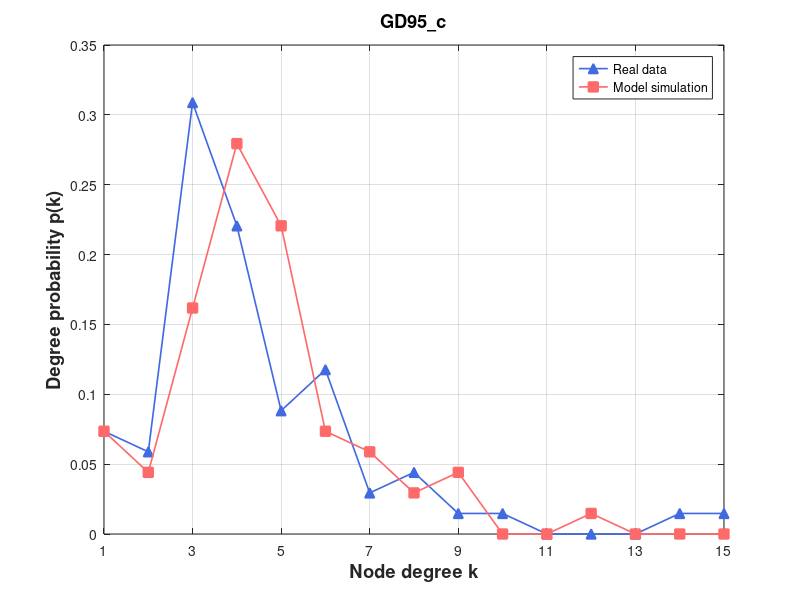

This figure's MATLAB source:
% Create some data
% 定义度数直方图

degree_hist1 = [0, 5, 4, 21, 15, 6, 8, 2, 3, 1, 1, 0, 0, 0, 1, 1];
degree_hist2 = [0, 5, 3, 11, 19, 15, 5, 4, 2, 3, 0, 0, 1, 0, 0, 0];

% 将度数直方图转换为浮点型数组

degree_hist1 = double(degree_hist1);
degree_hist2 = double(degree_hist2);

degree1 = degree_hist1(2:end);
degree2 = degree_hist2(2:end);
% 计算度数概率
degree_prob1 = degree1 / sum(degree1);
degree_prob2 = degree2 / sum(degree2);

figure

set(gca, 'FontSize', 12);

  
plot(1:length(degree_prob1), degree_prob1, '^-','Color',[65/256,105/256,225/256],'LineWidth',1.2,'Markersize',7,'MarkerFaceColor',[65/256,105/256,225/256])

hold on
%plot(eb, predictionData,'ro-','LineWidth',1.2,'Markersize',7,'MarkerFaceColor','r')
%plot(eb, predictionData, 's-','Color',[171/256,130/256,255/256],'LineWidth',1.2,'Markersize',7,'MarkerFaceColor',[171/256,130/256,255/256]) 
%plot(eb, epsilon7, 's-','Color',[0/256,206/256,209/256],'LineWidth',1.2,'Markersize',7,'MarkerFaceColor',[0/256,206/256,209/256])

%plot(eb, size700, 's-','Color',[171/256,130/256,255/256],'LineWidth',1.2,'Markersize',7,'MarkerFaceColor',[171/256,130/256,255/256]) %Purple
plot(1:length(degree_prob2), degree_prob2, 's-','Color',[255/256,106/256,106/256],'LineWidth',1.2,'Markersize',7,'MarkerFaceColor',[255/256,106/256,106/256])



% Turn on the grid
grid on

% Add title and axis labels
%title('Performance of Baseband QPSK')
xlabel('Node degree k','FontSize',13.2,'FontWeight','bold')
ylabel('Degree probability p(k)','FontSize',13.2,'FontWeight','bold')
legend('Real data', 'Model simulation')
% title('Wikibooks (Initial)', 'FontSize', 13.2, 'FontWeight', 'bold')
title('GD95\_c', 'FontSize', 13.2, 'FontWeight', 'bold')
% axis([0.03 1.02 0 0.35])
%set(gca,'xtick',[xmin:step:xmax])
% set(gca,'xtick',[1:1000:11000])
set(gca,'xtick', 1:2:max(length(degree_prob1),length(degree_prob2)))
% set(gca,'xticklabels',{'0','0.16','0.32','0.48','0.64','0.80'});
%set(gca,'ytick',[0:0.05:0.35])
xlim([1 max(length(degree_prob1),length(degree_prob2))])
%set(gca,'xscale','log')